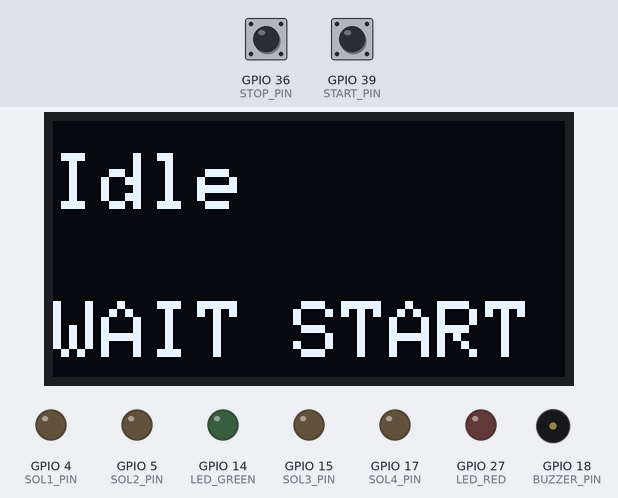
Bench run of a program on a simulated ESP32. Parts: 128×64 one-colour display, output pins drawn as LEDs (lit = HIGH), buzzer (waves = sounding, pin HIGH). Inputs (shaded band) come from the test bench; at power-on: GPIO 36 (STOP_PIN) HIGH, GPIO 39 (START_PIN) HIGH.

Above: at 2.0 s.
2.1 s: GPIO 36 (STOP_PIN) pulled LOW for 0.15 s
3.7 s: GPIO 39 (START_PIN) pulled LOW for 1 s
At 4.96 s:
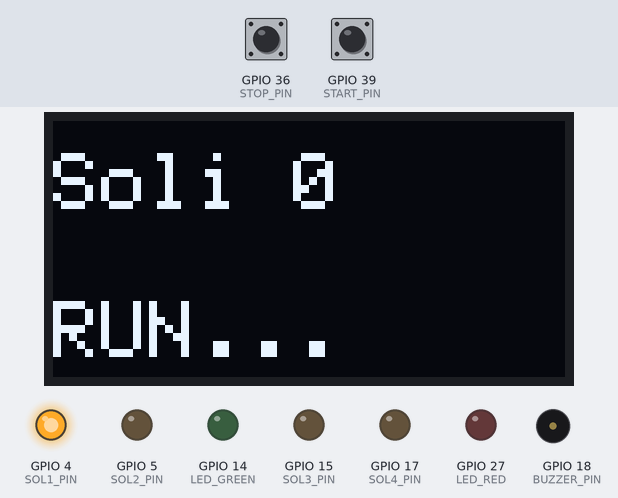
5.3 s: GPIO 36 (STOP_PIN) pulled LOW for 1 s
At 6.0 s:
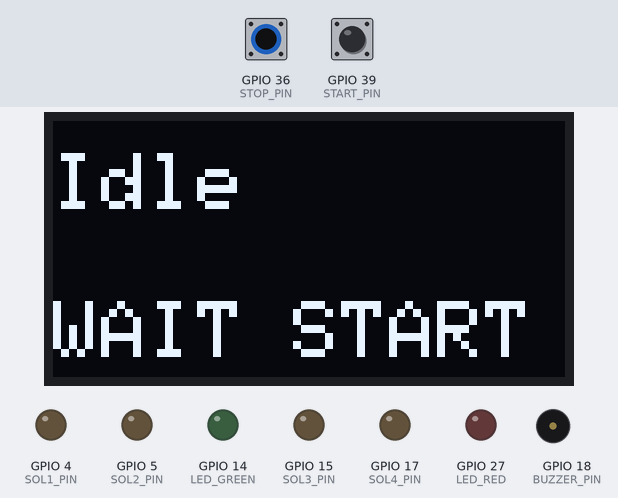
7.8 s: GPIO 39 (START_PIN) pulled LOW for 0.15 s
8.5 s: GPIO 36 (STOP_PIN) pulled LOW for 3.2 s
At 9.6 s:
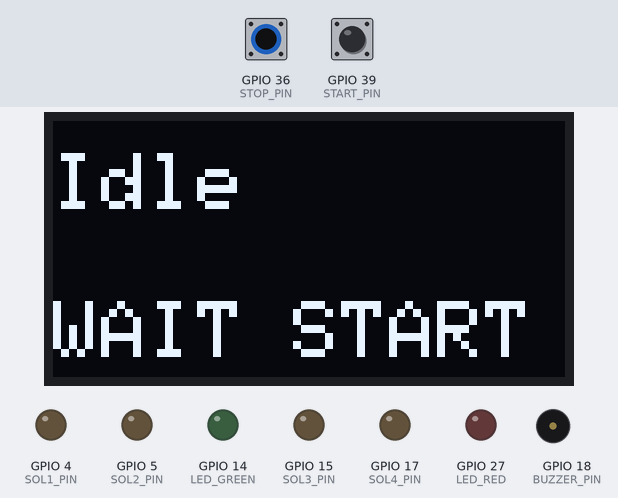
Timing chart, 0 to 11.5 s (numbered marks = the images above; inputs shaded):
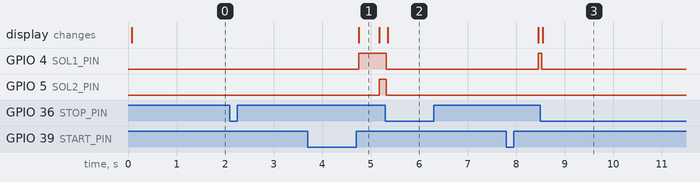

Measured:
- after the input at 2.1 s, every drawn part: stays the same
- after the input at 3.7 s, GPIO 4 (SOL1_PIN): LOW → HIGH after 1.1 s; GPIO 5 (SOL2_PIN): LOW → HIGH after 1.5 s; the display: first differs from a run without the input after 1.1 s (image 1)
- after the input at 5.3 s, GPIO 4 (SOL1_PIN), GPIO 5 (SOL2_PIN): HIGH → LOW at once; GPIO 15 (SOL3_PIN): stays LOW (without the input it goes to HIGH after 0.50 s); GPIO 17 (SOL4_PIN): stays LOW (without the input it goes to HIGH after 1.3 s); the display: changes after 0.05 s (image 2)
- after the input at 7.8 s, GPIO 4 (SOL1_PIN): LOW → HIGH after 0.65 s
- after the input at 8.5 s, GPIO 4 (SOL1_PIN): HIGH → LOW at once; GPIO 5 (SOL2_PIN): stays LOW (without the input it goes to HIGH after 0.38 s)
- what the display in image 1 shows lasts 0.4 s, from 4.8 s to 5.2 s

The program:

main.cpp
```cpp
#include <Arduino.h>
#include <Bounce2.h>
#include <Ticker.h>
#include <Adafruit_NeoPixel.h>

#include <Adafruit_GFX.h>
#include <Adafruit_SSD1306.h>

// ==== Pin định nghĩa ====
#define START_PIN   39
#define STOP_PIN    36

#define ADC1_PIN    25
#define ADC2_PIN    33

#define SENSOR1_PIN 34
#define SENSOR2_PIN 35
#define SENSOR3_PIN 26   // tránh trùng GPIO17

#define SOL1_PIN    4
#define SOL2_PIN    5
#define SOL3_PIN    15
#define SOL4_PIN    17

#define LED_GREEN   14
#define LED_RED     27
#define BUZZER_PIN  18

#define WS2812_PIN  13
#define WS2812_NUM  1   // chỉ 1 LED


// ==== Ngưỡng ADC ====
const int ADC1_MIN = 2400;   // chỉnh theo thực tế 2500
const int ADC1_MAX = 2600;
const int ADC2_MIN = 3900;   //4095
const int ADC2_MAX = 4100;

// ==== OLED ====
#define SDA_PIN  14
#define SCL_PIN  27
#define SCREEN_WIDTH 128
#define SCREEN_HEIGHT 64
Adafruit_SSD1306 display(SCREEN_WIDTH, SCREEN_HEIGHT, &Wire, -1);

// ==== Biến ====
Bounce debStart = Bounce();
Bounce debStop  = Bounce();

int solenoidStep = 0;
bool systemRunning = false;
bool buzzerActive = false;

// ==== Prototype ====
void showSolenoidStep(int step);
void solenoidSequence();
void stopBuzzer();
void doCheck();
void resetSystem();

// ==== Khai báo Ticker ====

int solenoidDelay[4] = {200, 400, 600, 800}; // ms cho solenoid 1→4

Ticker solenoidTimer(solenoidSequence, 1000, 0, MILLIS);
Ticker buzzerTimer(stopBuzzer, 2000, 1, MILLIS);
Ticker checkTimer(doCheck, 2000, 1, MILLIS);    // chờ 2s sau sol4 ON rồi mới đo
Ticker resetTimer(resetSystem, 2000, 1, MILLIS); // reset sau khi báo kết quả 2s

// ==== WS2812 ====
Adafruit_NeoPixel pixel(WS2812_NUM, WS2812_PIN, NEO_GRB + NEO_KHZ800);

// ==== Hàm quy đổi ADC ====
int convertADC(int value, int minVal, int maxVal)
{
  if (value >= minVal && value <= maxVal)
   return 1;
   return 0;
}

void setPixelColor(uint8_t r, uint8_t g, uint8_t b) {
  pixel.setPixelColor(0, pixel.Color(r, g, b));
  pixel.show();
}
// ==== Hàm update OLED ====
void showStatus(const char* line1, const char* line2)
{
  display.clearDisplay();
  display.setTextSize(2);
  display.setTextColor(SSD1306_WHITE);

  display.setCursor(0, 8);
  display.println(line1);

  display.setCursor(0, 45);
  display.println(line2);

  display.display();
}
// ==== Hàm tắt buzzer sau 2s ====
void stopBuzzer() {
  digitalWrite(BUZZER_PIN, LOW);
  buzzerActive = false;
  // Serial.println("Buzzer OFF");
}

// ==== Hàm kiểm tra sensor + ADC (sau 2s delay) ====
void doCheck()
{
  int adc1_raw = analogRead(ADC1_PIN);
  int adc2_raw = analogRead(ADC2_PIN);

  int adc1 = convertADC(adc1_raw, ADC1_MIN, ADC1_MAX);
  int adc2 = convertADC(adc2_raw, ADC2_MIN, ADC2_MAX);

  int s1 = digitalRead(SENSOR1_PIN);
  int s2 = digitalRead(SENSOR2_PIN);
  int s3 = digitalRead(SENSOR3_PIN);

  // Gửi data 1 lần
  // Serial.printf("data: %d,%d,%d,%d,%d\n", s1, s2, s3, adc1, adc2);
  //showStatus(s1, s2, s3, adc1, adc2);

  // Kiểm tra OK/NG
// Gửi data mới: 0 = OK, 1 = NG
int d1 = (s1 == 1) ? 0 : 1;
int d2 = (s2 == 1) ? 0 : 1;
int d3 = (s3 == 1) ? 0 : 1;
int d4 = (adc1 == 1) ? 0 : 1;
int d5 = (adc2 == 1) ? 0 : 1;

bool allOK = (d1 == 0 && d2 == 0 && d3 == 0 && d4 == 0 && d5 == 0);

  if (allOK)
  {
    digitalWrite(LED_GREEN, HIGH);
    digitalWrite(LED_RED, LOW);
    setPixelColor(0, 255, 0);   // xanh
    showStatus("Check Done", "PASS");
    Serial.printf("OK: data=%d,%d,%d,%d,%d\n", d1, d2, d3, d4, d5);
  }
   else
   {
    digitalWrite(LED_GREEN, LOW);
    digitalWrite(LED_RED, HIGH); setPixelColor(255, 0, 0);   // đỏ
    showStatus("Check Done", "FAIL");
    Serial.printf("NG: data=%d,%d,%d,%d,%d\n", d1, d2, d3, d4, d5);
    if (!buzzerActive) {
      digitalWrite(BUZZER_PIN, HIGH);
      buzzerActive = true;
      buzzerTimer.start(); // tự tắt sau 2s
      // Serial.println("Buzzer ON");
    }
  }

  // Sau 2s reset hệ thống
  resetTimer.start();
}

// ==== Hàm reset ====
void resetSystem()
{
  digitalWrite(SOL1_PIN, LOW);
  digitalWrite(SOL2_PIN, LOW);
  digitalWrite(SOL3_PIN, LOW);
  digitalWrite(SOL4_PIN, LOW);
  digitalWrite(LED_GREEN, LOW);
  digitalWrite(LED_RED, LOW);
  digitalWrite(BUZZER_PIN, LOW);
  // setPixelColor(0, 0, 0); // tắt WS2812
  showStatus("Idle", "WAIT START");

  solenoidStep = 0;
  systemRunning = false;
  buzzerActive = false;

  solenoidTimer.stop();
  buzzerTimer.stop();
  checkTimer.stop();
  resetTimer.stop();

  // Serial.println("System reset");
}

// ==== Hàm bật solenoid tuần tự ====
void solenoidSequence()
{
    char buf[32];
  sprintf(buf, "Soli %d", solenoidStep);
  showStatus(buf, "RUN...");
  //-------------------------
  solenoidStep++;
  switch (solenoidStep)
  {
    case 1: digitalWrite(SOL1_PIN, HIGH); break;
    case 2: digitalWrite(SOL2_PIN, HIGH); break;
    case 3: digitalWrite(SOL3_PIN, HIGH); break;
    case 4:
      digitalWrite(SOL4_PIN, HIGH);
      solenoidTimer.stop();        // dừng chuỗi solenoid
      setPixelColor(0, 0, 255); // Blue trong lúc chờ ADC ổn định
      checkTimer.start();          // chờ 2s rồi mới đo
      // Serial.println("Solenoid4 ON -> wait 2s for ADC stable");
      break;
  }
  if (solenoidStep < 4)
  {
    solenoidTimer.stop();
    solenoidTimer.interval(solenoidDelay[solenoidStep]); // ms cho lần kế tiếp
    solenoidTimer.start();
  }


  // Serial.printf("Solenoid step %d ON\n", solenoidStep);
  // showSolenoidStep(solenoidStep);
}

void setup()
{
  Serial.begin(115200);

  // Input
  pinMode(START_PIN, INPUT_PULLUP);
  pinMode(STOP_PIN, INPUT_PULLUP);
  pinMode(SENSOR1_PIN, INPUT);
  pinMode(SENSOR2_PIN, INPUT);
  pinMode(SENSOR3_PIN, INPUT);

  // Output
  pinMode(SOL1_PIN, OUTPUT);
  pinMode(SOL2_PIN, OUTPUT);
  pinMode(SOL3_PIN, OUTPUT);
  pinMode(SOL4_PIN, OUTPUT);
  pinMode(LED_GREEN, OUTPUT);
  pinMode(LED_RED, OUTPUT);
  pinMode(BUZZER_PIN, OUTPUT);

  Wire.begin(SDA_PIN, SCL_PIN);

  if(!display.begin(SSD1306_SWITCHCAPVCC, 0x3C))
  {
    Serial.println("SSD1306 allocation failed");
    for(;;);
  }
  display.clearDisplay();
  display.display();
  showStatus("Idle", "WAIT START");

  resetSystem();

  // Setup Bounce2
  debStart.attach(START_PIN);
  debStart.interval(25);
  debStop.attach(STOP_PIN);
  debStop.interval(25);
}

void loop()
{
  debStart.update();
  debStop.update();

  // update ticker
  solenoidTimer.update();
  buzzerTimer.update();
  checkTimer.update();
  resetTimer.update();

  // STOP button
  if (debStop.fell())
  {
    setPixelColor(0, 0, 0); // tắt WS2812 khi STOP
    resetSystem();
  }

  // START button
  if (!systemRunning && debStart.fell())
  {
    setPixelColor(0, 0, 0); // tắt WS2812 cho chu kỳ mới
    systemRunning = true;
    solenoidStep = 0;
    solenoidTimer.start();   // bắt đầu chuỗi solenoid
    // Serial.println("System started");
  }
}
```
